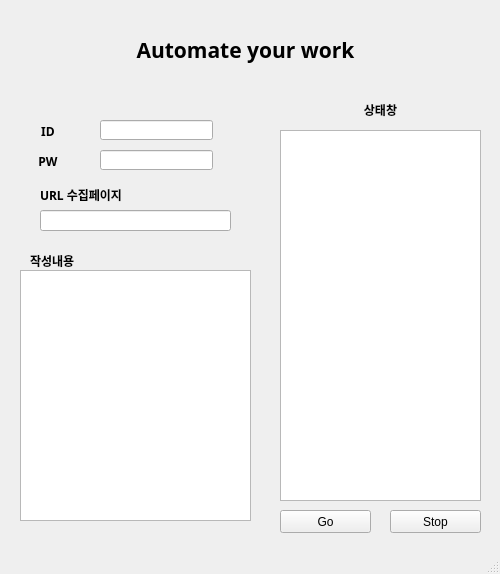
<?xml version="1.0" encoding="UTF-8"?>
<ui version="4.0">
 <class>MainWindow</class>
 <widget class="QMainWindow" name="MainWindow">
  <property name="geometry">
   <rect>
    <x>0</x>
    <y>0</y>
    <width>500</width>
    <height>574</height>
   </rect>
  </property>
  <property name="windowTitle">
   <string>MainWindow</string>
  </property>
  <widget class="QWidget" name="centralwidget">
   <widget class="QLabel" name="label">
    <property name="geometry">
     <rect>
      <x>110</x>
      <y>30</y>
      <width>271</width>
      <height>41</height>
     </rect>
    </property>
    <property name="font">
     <font>
      <family>나눔고딕 ExtraBold</family>
      <pointsize>26</pointsize>
      <weight>75</weight>
      <bold>true</bold>
     </font>
    </property>
    <property name="text">
     <string>&lt;html&gt;&lt;head/&gt;&lt;body&gt;&lt;p align=&quot;center&quot;&gt;&lt;span style=&quot; font-size:16pt;&quot;&gt;Automate your work&lt;/span&gt;&lt;/p&gt;&lt;/body&gt;&lt;/html&gt;</string>
    </property>
   </widget>
   <widget class="QLabel" name="id">
    <property name="geometry">
     <rect>
      <x>20</x>
      <y>122</y>
      <width>56</width>
      <height>20</height>
     </rect>
    </property>
    <property name="font">
     <font>
      <family>나눔스퀘어 Bold</family>
      <weight>75</weight>
      <bold>true</bold>
     </font>
    </property>
    <property name="text">
     <string>&lt;html&gt;&lt;head/&gt;&lt;body&gt;&lt;p align=&quot;center&quot;&gt;ID&lt;/p&gt;&lt;/body&gt;&lt;/html&gt;</string>
    </property>
   </widget>
   <widget class="QLabel" name="pw">
    <property name="geometry">
     <rect>
      <x>20</x>
      <y>152</y>
      <width>56</width>
      <height>20</height>
     </rect>
    </property>
    <property name="font">
     <font>
      <family>나눔스퀘어 Bold</family>
      <weight>75</weight>
      <bold>true</bold>
     </font>
    </property>
    <property name="text">
     <string>&lt;html&gt;&lt;head/&gt;&lt;body&gt;&lt;p align=&quot;center&quot;&gt;PW&lt;/p&gt;&lt;/body&gt;&lt;/html&gt;</string>
    </property>
   </widget>
   <widget class="QLabel" name="search">
    <property name="geometry">
     <rect>
      <x>40</x>
      <y>185</y>
      <width>101</width>
      <height>21</height>
     </rect>
    </property>
    <property name="font">
     <font>
      <family>나눔스퀘어 Bold</family>
      <weight>75</weight>
      <bold>true</bold>
     </font>
    </property>
    <property name="text">
     <string>&lt;html&gt;&lt;head/&gt;&lt;body&gt;&lt;p&gt;&lt;span style=&quot; font-weight:600;&quot;&gt;URL 수집페이지&lt;/span&gt;&lt;/p&gt;&lt;/body&gt;&lt;/html&gt;</string>
    </property>
   </widget>
   <widget class="QLabel" name="status">
    <property name="geometry">
     <rect>
      <x>330</x>
      <y>100</y>
      <width>101</width>
      <height>21</height>
     </rect>
    </property>
    <property name="font">
     <font>
      <family>나눔스퀘어 Bold</family>
      <weight>75</weight>
      <bold>true</bold>
     </font>
    </property>
    <property name="text">
     <string>&lt;html&gt;&lt;head/&gt;&lt;body&gt;&lt;p align=&quot;center&quot;&gt;상태창&lt;/p&gt;&lt;/body&gt;&lt;/html&gt;</string>
    </property>
   </widget>
   <widget class="QLineEdit" name="lineEdit">
    <property name="geometry">
     <rect>
      <x>100</x>
      <y>120</y>
      <width>113</width>
      <height>20</height>
     </rect>
    </property>
   </widget>
   <widget class="QLineEdit" name="lineEdit_3">
    <property name="geometry">
     <rect>
      <x>100</x>
      <y>150</y>
      <width>113</width>
      <height>20</height>
     </rect>
    </property>
   </widget>
   <widget class="QLineEdit" name="lineEdit_5">
    <property name="geometry">
     <rect>
      <x>40</x>
      <y>210</y>
      <width>191</width>
      <height>21</height>
     </rect>
    </property>
   </widget>
   <widget class="QTextEdit" name="textEdit">
    <property name="geometry">
     <rect>
      <x>20</x>
      <y>270</y>
      <width>231</width>
      <height>251</height>
     </rect>
    </property>
   </widget>
   <widget class="QLabel" name="content">
    <property name="geometry">
     <rect>
      <x>30</x>
      <y>250</y>
      <width>51</width>
      <height>21</height>
     </rect>
    </property>
    <property name="font">
     <font>
      <family>나눔스퀘어 Bold</family>
      <weight>75</weight>
      <bold>true</bold>
     </font>
    </property>
    <property name="text">
     <string>작성내용</string>
    </property>
   </widget>
   <widget class="QTextBrowser" name="result">
    <property name="geometry">
     <rect>
      <x>280</x>
      <y>130</y>
      <width>201</width>
      <height>371</height>
     </rect>
    </property>
   </widget>
   <widget class="QPushButton" name="go">
    <property name="geometry">
     <rect>
      <x>280</x>
      <y>510</y>
      <width>91</width>
      <height>23</height>
     </rect>
    </property>
    <property name="text">
     <string>Go</string>
    </property>
   </widget>
   <widget class="QPushButton" name="stop">
    <property name="geometry">
     <rect>
      <x>390</x>
      <y>510</y>
      <width>91</width>
      <height>23</height>
     </rect>
    </property>
    <property name="text">
     <string>Stop</string>
    </property>
   </widget>
  </widget>
  <widget class="QMenuBar" name="menubar">
   <property name="geometry">
    <rect>
     <x>0</x>
     <y>0</y>
     <width>500</width>
     <height>21</height>
    </rect>
   </property>
  </widget>
  <widget class="QStatusBar" name="statusbar"/>
 </widget>
 <resources/>
 <connections>
  <connection>
   <sender>go</sender>
   <signal>clicked()</signal>
   <receiver>MainWindow</receiver>
   <slot>start()</slot>
   <hints>
    <hint type="sourcelabel">
     <x>298</x>
     <y>545</y>
    </hint>
    <hint type="destinationlabel">
     <x>270</x>
     <y>535</y>
    </hint>
   </hints>
  </connection>
  <connection>
   <sender>stop</sender>
   <signal>clicked()</signal>
   <receiver>MainWindow</receiver>
   <slot>stop()</slot>
   <hints>
    <hint type="sourcelabel">
     <x>434</x>
     <y>543</y>
    </hint>
    <hint type="destinationlabel">
     <x>491</x>
     <y>525</y>
    </hint>
   </hints>
  </connection>
 </connections>
 <slots>
  <slot>start()</slot>
  <slot>stop()</slot>
 </slots>
</ui>
